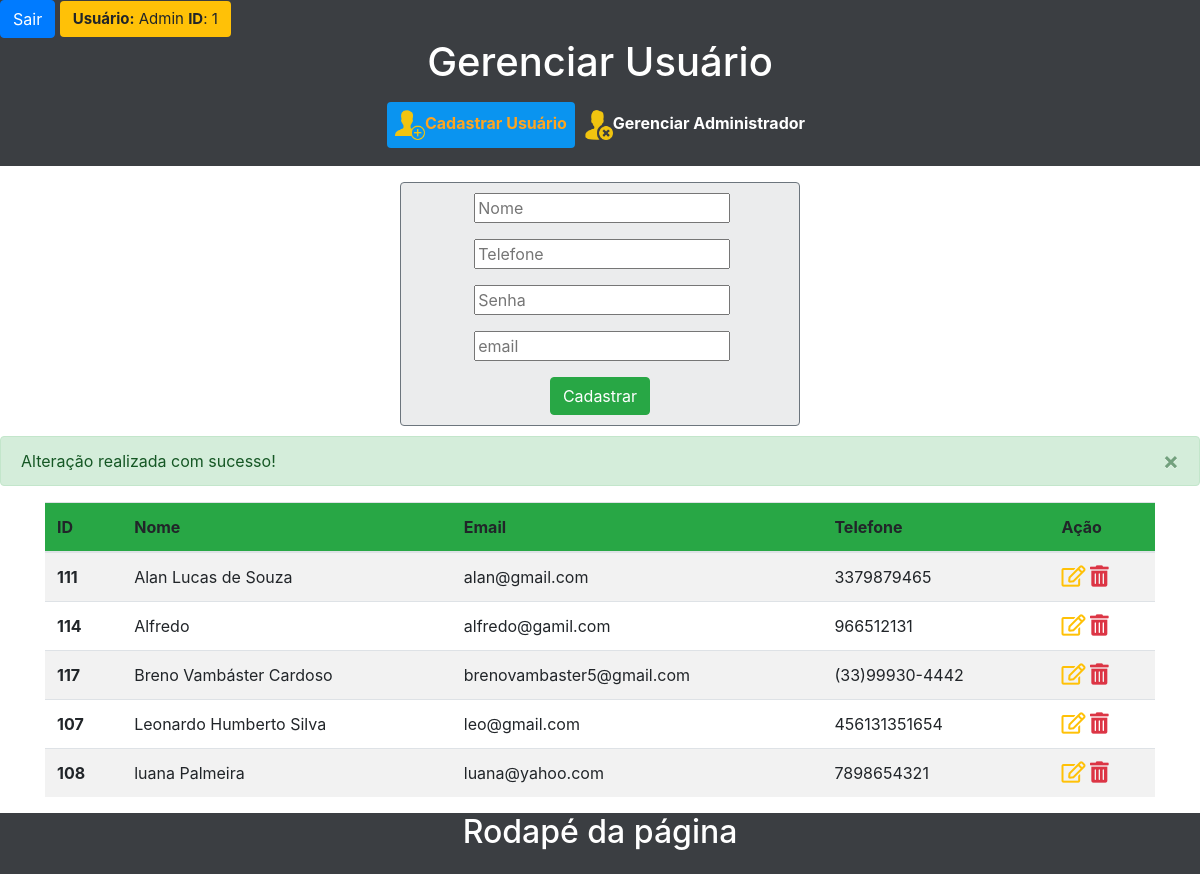
Screenshot of /adm/CadastroUso.php?alterado (signed in) with the database file from the repository.
### tables this page shows
CREATE TABLE `usuario` (
  `IdUsu` int(10) UNSIGNED NOT NULL,
  `Nome` varchar(50) NOT NULL,
  `Senha` varchar(32) NOT NULL,
  `Telefone` varchar(15) NOT NULL,
  `Email` varchar(50) NOT NULL
);

### adm/CadastroUso.php (the view, shortened to what this page needs)
<!doctype html>
<html lang="pt-br">
<head>
    <link rel="stylesheet" type="text/css" href="../css/cadastroUsuario.css">
    <link rel="stylesheet" href="https://stackpath.bootstrapcdn.com/bootstrap/4.3.1/css/bootstrap.min.css">
    <link rel="stylesheet" href="https://use.fontawesome.com/releases/v5.8.1/css/all.css">
</head>
<body>
    <div class="top-total">
        <?php include('statusSessionAdm.php'); ?>
        <div class="menu">
            <div class="top-total">
                <div class="title">
                    <h1> Gerenciar Usuário </h1>
                </div>
                <nav class="navbar navbar-expand-lg ">
                    <div class="collapse navbar-collapse justify-content-center hovermouse " id="collapsibleNavbar">
                        <ul class="nav nav-pills navbar-nav">
                            <li class="nav-item">
                                <a class="nav-link ap" href="CadastroUso.php"> <img src="../img/add_user.png" height="30px" width="30px">Cadastrar Usuário</a>
                            </li>
                            <li class="nav-item">
                                <a class="nav-link opc" href="inativa.php"> <img src="../img/inativa_user.png" height="30px" width="30px">Gerenciar Administrador</a>
                            </li>
                        </ul>
                    </div>
            </div>
        </div>
    </div>
    <div class=" rounded border border-secondary mt-3 col-sm-4 cont-form text-center conteudo">
        <?php
        if ((isset($_GET['alterar']))) {
            require_once('../00 - BD/bd_conexao.php');
            $id = $_GET['id'];
            $sql = "SELECT * FROM  usuario WHERE IdUsu=$id";
            $resultado = $con->query($sql);
            $infoUsuario = mysqli_fetch_object($resultado);
            ?>
            <h2>Alterar usuário</h2>
            <form method="POST" action="alterar_usuario.php?id=<?php echo $infoUsuario->IdUsu; ?>">
                <div>
                    <p>
                        <label for="IdUsu"></label>
                        <input id="IdUsu" name="IdUsu" required="required" type="text" placeholder="IdUsu" value="<?php echo $infoUsuario->IdUsu; ?>" />
                    </p>
                    <p>
                        <label for="nome_cad"></label>
                        <input id="nome_cad" name="nome_cad" required="required" type="text" placeholder="Nome " value="<?php echo $infoUsuario->Nome; ?>" />
                    </p>
                    <p>
                        <label for="Telefone_cad"></label>
                        <input id="Telefone_cad" name="telefone_cad" required="required" type="text" placeholder="Telefone" value="<?php echo $infoUsuario->Telefone; ?>" />
                    </p>
                    <p>
                        <label for="senha_cad"></label>
                        <input id="senha_cad" name="senha_cad" required="required" type="password" placeholder="Senha" value="<?php echo $infoUsuario->Senha; ?>" />
                    </p>
                    <p>
                        <label for="email"></label>
                        <input id="email" name="email" required="required" type="email" placeholder="email" value="<?php echo $infoUsuario->Email; ?>" />
                    </p>
                </div>
                <div class="text-center">
                    <input class="btn btn-success" type="submit" value="Alterar" name="butao" />
                </div>
            </form>
        <?php
        } else {
            ?>
            <form method="POST" action="validaCadastroUsu.php">
                <div>
                    <p>
                        <input id="nome_cad" name="nome_cad" required="required" type="text" placeholder="Nome " />
                    </p>
                    <p>
                        <input id="Telefone_cad" name="telefone_cad" required="required" type="text" placeholder="Telefone" />
                    </p>
                    <p>
                        <input id="senha_cad" name="senha_cad" required="required" type="password" placeholder="Senha" />
                    </p>
                    <p>
                        <input id="email" name="email" required="required" type="email" placeholder="email" />
                    </p>
                </div>
                <div class="text-center">
                    <input class="btn btn-success" type="submit" value="Cadastrar" name="butaoCadastro" />
                </div>
            </form>
        <?php
        }
        ?>
    </div>
    <?php
    if (isset($_GET['erroAlterar'])) {
        ?>
        <div class="alert alert-danger alert-dismissible fade show" role="alert">
            Alteração não realizada!
            <button type="button" class="close" data-dismiss="alert" aria-label="Close">
                <span aria-hidden="true">&times;</span>
            </button>
        </div>
    <?php
    } elseif (isset($_GET['alterado'])) {
        ?>
        <div class="alert alert-success alert-dismissible fade show" role="alert">
            Alteração realizada com sucesso!
            <button type="button" class="close" data-dismiss="alert" aria-label="Close">
                <span aria-hidden="true">&times;</span>
            </button>
        </div>
    <?php
    }
    ?>
    <div class=" container  table-responsive">
        <?php
        require_once('../00 - BD/bd_conexao.php');
        $sql = " SELECT * FROM usuario ORDER BY nome ASC";
        $resultado = $con->query($sql);
        ?>
        <table class="table table-striped table-responsive-md ">
            <thead>
                <tr class="bg-success">
                    <th scope="col">ID</th>
                    <th scope="col">Nome</th>
                    <th scope="col">Email</th>
                    <th scope="col">Telefone</th>
                    <th scope="col">Ação</th>
                </tr>
            </thead>
            <tbody>
                <?php while ($infoUsuario = mysqli_fetch_object($resultado)) { ?>
                    <tr>
                        <th scope="row"> <?php echo $infoUsuario->IdUsu ?> </th>
                        <td><?php echo $infoUsuario->Nome; ?></td>
                        <td><?php echo $infoUsuario->Email; ?></td>
                        <td><?php echo $infoUsuario->Telefone; ?></td>
                        <td>
                            <a href="CadastroUso.php?alterar&id=<?php echo $infoUsuario->IdUsu; ?>">
                                <i class="far fa-edit text-warning fa-lg"></i>
                            </a>
                            <a href="excluir_usuario.php?id=<?php echo $infoUsuario->IdUsu; ?>">
                                <i class="fas fa-trash-alt text-danger fa-lg"></i>
                            </a>
                        </td>
                    </tr>
                <?php
                }
                ?>
            </tbody>
        </table>
    </div>
    <div class="rodape text-center">
        <h2> Rodapé da página </h2>
    </div>
</body>
</html>

### css/cadastroUsuario.css (style rules this page uses)
.menu { text-align: center; align-items: center; display: flex; flex-direction: row; flex-wrap: wrap; justify-content: center; background-color: #3b3e42; padding-bottom: 10px; }
.ap { background-color: #0a94f0; color: #ffa51f; font-weight: bold; }
h1 { color: #fff; }
.rodape { position: absolute; background-color: #3b3e42 !important; color: #fff; height: 7%; width: 100%; text-align: center; }
.opc { color: #fff; font-weight: bold; }
.btn { background-color: #bcd3f7; }
.cont-form { margin: 10px auto; }
.conteudo { padding-top: 10px; padding-bottom: 10px; background-color: #ebeced; }

### rows the page displays
usuario: IdUsu "111", Nome "Alan Lucas de Souza", Email "alan@gmail.com", Telefone "3379879465"
usuario: IdUsu "114", Nome "Alfredo", Email "alfredo@gamil.com", Telefone "966512131"
usuario: IdUsu "117", Nome "Breno Vambáster Cardoso", Email "brenovambaster5@gmail.com", Telefone "(33)99930-4442"
usuario: IdUsu "107", Nome "Leonardo Humberto Silva", Email "leo@gmail.com", Telefone "456131351654"
usuario: IdUsu "108", Nome "luana Palmeira", Email "luana@yahoo.com", Telefone "7898654321"

### other values shown
$_SESSION['validarSessaoAdm'] "Admin"
$_SESSION['IdAdm'] "1"
